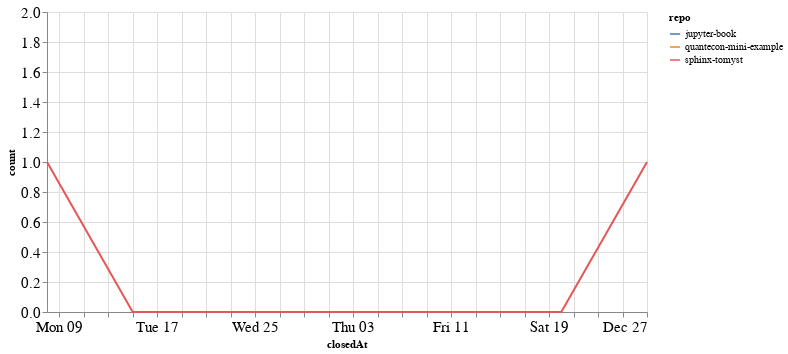

Notebook cell for this chart:
### Code cell
closed_by_time = closed_by.groupby('repo').resample('W', on='closedAt').count()['author'].reset_index()
closed_by_time = closed_by_time.rename(columns={'author': 'count'})

alt.Chart(closed_by_time, width=600).mark_line().encode(
    x='closedAt',
    y='count',
    color='repo',
    tooltip="repo"
)

### Figure 1 — Vega-Lite specification as saved in the notebook (floating-point values rounded to 4 significant figures)
{"config": {"axisLeft": {"labelFontSize": 15}, "axisBottom": {"labelFontSize": 15}}, "data": {"name": "data-9576d132fc6f20b726225ace8810d8a0"}, "mark": "line", "encoding": {"color": {"type": "nominal", "field": "repo"}, "tooltip": {"type": "nominal", "field": "repo"}, "x": {"type": "temporal", "field": "closedAt"}, "y": {"type": "quantitative", "field": "count"}}, "width": 600, "$schema": "https://vega.github.io/schema/vega-lite/v4.8.1.json", "datasets": {"data-9576d132fc6f20b726225ace8810d8a0": [{"repo": "jupyter-book", "closedAt": "2020-12-27T00:00:00", "count": 2}, {"repo": "quantecon-mini-example", "closedAt": "2020-11-22T00:00:00", "count": 2}, {"repo": "sphinx-tomyst", "closedAt": "2020-11-08T00:00:00", "count": 1}, {"repo": "sphinx-tomyst", "closedAt": "2020-11-15T00:00:00", "count": 0}, {"repo": "sphinx-tomyst", "closedAt": "2020-11-22T00:00:00", "count": 0}, {"repo": "sphinx-tomyst", "closedAt": "2020-11-29T00:00:00", "count": 0}, {"repo": "sphinx-tomyst", "closedAt": "2020-12-06T00:00:00", "count": 0}, {"repo": "sphinx-tomyst", "closedAt": "2020-12-13T00:00:00", "count": 0}, {"repo": "sphinx-tomyst", "closedAt": "2020-12-20T00:00:00", "count": 0}, {"repo": "sphinx-tomyst", "closedAt": "2020-12-27T00:00:00", "count": 1}]}}
